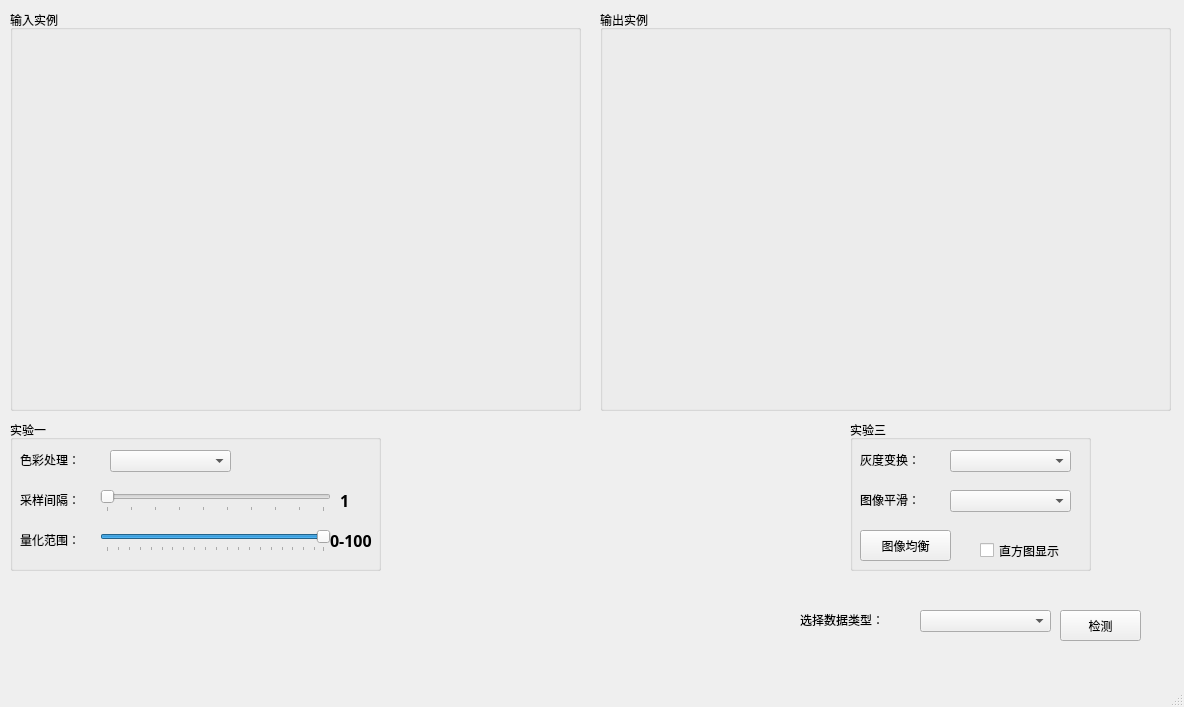
<?xml version="1.0" encoding="UTF-8"?>
<ui version="4.0">
 <class>MainWindow</class>
 <widget class="QMainWindow" name="MainWindow">
  <property name="geometry">
   <rect>
    <x>0</x>
    <y>0</y>
    <width>1184</width>
    <height>707</height>
   </rect>
  </property>
  <property name="windowTitle">
   <string>MainWindow</string>
  </property>
  <widget class="QWidget" name="centralwidget">
   <widget class="QGroupBox" name="groupBox_AftShow">
    <property name="geometry">
     <rect>
      <x>600</x>
      <y>10</y>
      <width>571</width>
      <height>401</height>
     </rect>
    </property>
    <property name="title">
     <string>输出实例</string>
    </property>
    <widget class="QLabel" name="label_AftPicShow">
     <property name="geometry">
      <rect>
       <x>10</x>
       <y>20</y>
       <width>551</width>
       <height>371</height>
      </rect>
     </property>
     <property name="text">
      <string/>
     </property>
    </widget>
   </widget>
   <widget class="QGroupBox" name="groupBox_PreShow">
    <property name="geometry">
     <rect>
      <x>10</x>
      <y>10</y>
      <width>571</width>
      <height>401</height>
     </rect>
    </property>
    <property name="title">
     <string>输入实例</string>
    </property>
    <widget class="QLabel" name="label_PrePicShow">
     <property name="geometry">
      <rect>
       <x>10</x>
       <y>20</y>
       <width>551</width>
       <height>371</height>
      </rect>
     </property>
     <property name="text">
      <string/>
     </property>
     <property name="scaledContents">
      <bool>true</bool>
     </property>
    </widget>
   </widget>
   <widget class="QGroupBox" name="groupBox">
    <property name="geometry">
     <rect>
      <x>10</x>
      <y>420</y>
      <width>371</width>
      <height>151</height>
     </rect>
    </property>
    <property name="font">
     <font>
      <family>Times New Roman</family>
     </font>
    </property>
    <property name="title">
     <string>实验一</string>
    </property>
    <widget class="QLabel" name="label_datatype_2">
     <property name="geometry">
      <rect>
       <x>10</x>
       <y>30</y>
       <width>81</width>
       <height>20</height>
      </rect>
     </property>
     <property name="text">
      <string>色彩处理：</string>
     </property>
    </widget>
    <widget class="QComboBox" name="comboBox_ColorDeal">
     <property name="geometry">
      <rect>
       <x>100</x>
       <y>30</y>
       <width>121</width>
       <height>22</height>
      </rect>
     </property>
     <item>
      <property name="text">
       <string/>
      </property>
     </item>
     <item>
      <property name="text">
       <string>反色处理</string>
      </property>
     </item>
     <item>
      <property name="text">
       <string>灰值化</string>
      </property>
     </item>
     <item>
      <property name="text">
       <string>Lab颜色模型</string>
      </property>
     </item>
     <item>
      <property name="text">
       <string>YCrCb颜色模型</string>
      </property>
     </item>
     <item>
      <property name="text">
       <string>HSI颜色模型</string>
      </property>
     </item>
    </widget>
    <widget class="QSlider" name="slider_ImgSample">
     <property name="geometry">
      <rect>
       <x>90</x>
       <y>70</y>
       <width>231</width>
       <height>22</height>
      </rect>
     </property>
     <property name="minimum">
      <number>1</number>
     </property>
     <property name="maximum">
      <number>10</number>
     </property>
     <property name="singleStep">
      <number>1</number>
     </property>
     <property name="orientation">
      <enum>Qt::Horizontal</enum>
     </property>
     <property name="tickPosition">
      <enum>QSlider::TicksBelow</enum>
     </property>
     <property name="tickInterval">
      <number>1</number>
     </property>
    </widget>
    <widget class="QLabel" name="label_datatype_3">
     <property name="geometry">
      <rect>
       <x>10</x>
       <y>70</y>
       <width>81</width>
       <height>20</height>
      </rect>
     </property>
     <property name="text">
      <string>采样间隔：</string>
     </property>
    </widget>
    <widget class="QLabel" name="label_sample">
     <property name="geometry">
      <rect>
       <x>330</x>
       <y>70</y>
       <width>31</width>
       <height>21</height>
      </rect>
     </property>
     <property name="font">
      <font>
       <family>Agency FB</family>
       <pointsize>12</pointsize>
       <weight>75</weight>
       <bold>true</bold>
      </font>
     </property>
     <property name="text">
      <string>1</string>
     </property>
    </widget>
    <widget class="QSlider" name="slider_ImgQuanty">
     <property name="geometry">
      <rect>
       <x>90</x>
       <y>110</y>
       <width>231</width>
       <height>22</height>
      </rect>
     </property>
     <property name="minimum">
      <number>1</number>
     </property>
     <property name="maximum">
      <number>100</number>
     </property>
     <property name="singleStep">
      <number>5</number>
     </property>
     <property name="value">
      <number>100</number>
     </property>
     <property name="orientation">
      <enum>Qt::Horizontal</enum>
     </property>
     <property name="tickPosition">
      <enum>QSlider::TicksBelow</enum>
     </property>
     <property name="tickInterval">
      <number>5</number>
     </property>
    </widget>
    <widget class="QLabel" name="label_datatype_4">
     <property name="geometry">
      <rect>
       <x>10</x>
       <y>110</y>
       <width>81</width>
       <height>20</height>
      </rect>
     </property>
     <property name="text">
      <string>量化范围：</string>
     </property>
    </widget>
    <widget class="QLabel" name="label_quanty">
     <property name="geometry">
      <rect>
       <x>320</x>
       <y>110</y>
       <width>51</width>
       <height>21</height>
      </rect>
     </property>
     <property name="font">
      <font>
       <family>Agency FB</family>
       <pointsize>12</pointsize>
       <weight>75</weight>
       <bold>true</bold>
      </font>
     </property>
     <property name="text">
      <string>0-100</string>
     </property>
    </widget>
   </widget>
   <widget class="QLabel" name="label_datatype">
    <property name="geometry">
     <rect>
      <x>800</x>
      <y>610</y>
      <width>121</width>
      <height>20</height>
     </rect>
    </property>
    <property name="text">
     <string>选择数据类型：</string>
    </property>
   </widget>
   <widget class="QComboBox" name="comboBox_SelectData">
    <property name="geometry">
     <rect>
      <x>920</x>
      <y>610</y>
      <width>131</width>
      <height>22</height>
     </rect>
    </property>
    <item>
     <property name="text">
      <string/>
     </property>
    </item>
    <item>
     <property name="text">
      <string>读入图像</string>
     </property>
    </item>
    <item>
     <property name="text">
      <string>读入本地视频</string>
     </property>
    </item>
   </widget>
   <widget class="QPushButton" name="pushButton_VideoDisplay">
    <property name="geometry">
     <rect>
      <x>1060</x>
      <y>610</y>
      <width>81</width>
      <height>31</height>
     </rect>
    </property>
    <property name="text">
     <string>检测</string>
    </property>
   </widget>
   <widget class="QGroupBox" name="groupBox_3">
    <property name="geometry">
     <rect>
      <x>850</x>
      <y>420</y>
      <width>241</width>
      <height>151</height>
     </rect>
    </property>
    <property name="title">
     <string>实验三</string>
    </property>
    <widget class="QLabel" name="label_datatype_12">
     <property name="geometry">
      <rect>
       <x>10</x>
       <y>30</y>
       <width>81</width>
       <height>20</height>
      </rect>
     </property>
     <property name="text">
      <string>灰度变换：</string>
     </property>
    </widget>
    <widget class="QComboBox" name="comboBox_GrayDeal">
     <property name="geometry">
      <rect>
       <x>100</x>
       <y>30</y>
       <width>121</width>
       <height>22</height>
      </rect>
     </property>
     <item>
      <property name="text">
       <string/>
      </property>
     </item>
     <item>
      <property name="text">
       <string>线性变换</string>
      </property>
     </item>
     <item>
      <property name="text">
       <string>对数变换</string>
      </property>
     </item>
     <item>
      <property name="text">
       <string>指数变换</string>
      </property>
     </item>
     <item>
      <property name="text">
       <string>幂律变换</string>
      </property>
     </item>
    </widget>
    <widget class="QPushButton" name="pushButton_HistEqual">
     <property name="geometry">
      <rect>
       <x>10</x>
       <y>110</y>
       <width>91</width>
       <height>31</height>
      </rect>
     </property>
     <property name="text">
      <string>图像均衡</string>
     </property>
    </widget>
    <widget class="QCheckBox" name="checkBox_hist">
     <property name="geometry">
      <rect>
       <x>130</x>
       <y>120</y>
       <width>81</width>
       <height>21</height>
      </rect>
     </property>
     <property name="text">
      <string>直方图显示</string>
     </property>
    </widget>
    <widget class="QLabel" name="label_datatype_13">
     <property name="geometry">
      <rect>
       <x>10</x>
       <y>70</y>
       <width>81</width>
       <height>20</height>
      </rect>
     </property>
     <property name="text">
      <string>图像平滑：</string>
     </property>
    </widget>
    <widget class="QComboBox" name="comboBox_ImgSmooth">
     <property name="geometry">
      <rect>
       <x>100</x>
       <y>70</y>
       <width>121</width>
       <height>22</height>
      </rect>
     </property>
     <item>
      <property name="text">
       <string/>
      </property>
     </item>
     <item>
      <property name="text">
       <string>邻域平均滤波</string>
      </property>
     </item>
     <item>
      <property name="text">
       <string>中值滤波</string>
      </property>
     </item>
    </widget>
   </widget>
  </widget>
  <widget class="QMenuBar" name="menubar">
   <property name="geometry">
    <rect>
     <x>0</x>
     <y>0</y>
     <width>1184</width>
     <height>30</height>
    </rect>
   </property>
  </widget>
  <widget class="QStatusBar" name="statusbar"/>
 </widget>
 <resources/>
 <connections>
  <connection>
   <sender>comboBox_SelectData</sender>
   <signal>currentIndexChanged(int)</signal>
   <receiver>MainWindow</receiver>
   <slot>onbuttonclick_selectDataType()</slot>
   <hints>
    <hint type="sourcelabel">
     <x>990</x>
     <y>674</y>
    </hint>
    <hint type="destinationlabel">
     <x>6</x>
     <y>632</y>
    </hint>
   </hints>
  </connection>
  <connection>
   <sender>comboBox_ColorDeal</sender>
   <signal>currentIndexChanged(int)</signal>
   <receiver>MainWindow</receiver>
   <slot>oncombox_selectColorType()</slot>
   <hints>
    <hint type="sourcelabel">
     <x>169</x>
     <y>484</y>
    </hint>
    <hint type="destinationlabel">
     <x>461</x>
     <y>587</y>
    </hint>
   </hints>
  </connection>
  <connection>
   <sender>slider_ImgSample</sender>
   <signal>valueChanged(int)</signal>
   <receiver>MainWindow</receiver>
   <slot>onslide_imgSample()</slot>
   <hints>
    <hint type="sourcelabel">
     <x>119</x>
     <y>524</y>
    </hint>
    <hint type="destinationlabel">
     <x>430</x>
     <y>562</y>
    </hint>
   </hints>
  </connection>
  <connection>
   <sender>slider_ImgQuanty</sender>
   <signal>valueChanged(int)</signal>
   <receiver>MainWindow</receiver>
   <slot>onslide_imgQuanty()</slot>
   <hints>
    <hint type="sourcelabel">
     <x>181</x>
     <y>564</y>
    </hint>
    <hint type="destinationlabel">
     <x>233</x>
     <y>678</y>
    </hint>
   </hints>
  </connection>
  <connection>
   <sender>pushButton_VideoDisplay</sender>
   <signal>clicked()</signal>
   <receiver>MainWindow</receiver>
   <slot>onbuttonclick_videodisplay()</slot>
   <hints>
    <hint type="sourcelabel">
     <x>1130</x>
     <y>672</y>
    </hint>
    <hint type="destinationlabel">
     <x>1133</x>
     <y>604</y>
    </hint>
   </hints>
  </connection>
  <connection>
   <sender>comboBox_GrayDeal</sender>
   <signal>currentIndexChanged(int)</signal>
   <receiver>MainWindow</receiver>
   <slot>oncombox_selectGrayDeal()</slot>
   <hints>
    <hint type="sourcelabel">
     <x>962</x>
     <y>484</y>
    </hint>
    <hint type="destinationlabel">
     <x>839</x>
     <y>464</y>
    </hint>
   </hints>
  </connection>
  <connection>
   <sender>pushButton_HistEqual</sender>
   <signal>clicked()</signal>
   <receiver>MainWindow</receiver>
   <slot>onbutttonclick_histEqual()</slot>
   <hints>
    <hint type="sourcelabel">
     <x>912</x>
     <y>573</y>
    </hint>
    <hint type="destinationlabel">
     <x>844</x>
     <y>434</y>
    </hint>
   </hints>
  </connection>
  <connection>
   <sender>comboBox_ImgSmooth</sender>
   <signal>currentIndexChanged(int)</signal>
   <receiver>MainWindow</receiver>
   <slot>oncombox_selectConvType()</slot>
   <hints>
    <hint type="sourcelabel">
     <x>997</x>
     <y>513</y>
    </hint>
    <hint type="destinationlabel">
     <x>1080</x>
     <y>439</y>
    </hint>
   </hints>
  </connection>
 </connections>
 <slots>
  <signal>clicked()</signal>
  <slot>onbuttonclick_picdetect()</slot>
  <slot>onbuttonclick_videodetect()</slot>
  <slot>onbuttonclick_selectDataType()</slot>
  <slot>onbuttonclick_videodisplay()</slot>
  <slot>onbuttonclick_videopause()</slot>
  <slot>onbuttonclick_selectDetect()</slot>
  <slot>oncombox_selectColorType()</slot>
  <slot>onslide_imgSample()</slot>
  <slot>onslide_imgQuanty()</slot>
  <slot>onslide_imgZoom()</slot>
  <slot>onslide_imgTranslation()</slot>
  <slot>onslide_imgRotation()</slot>
  <slot>onbuttonclick_cardCrrection()</slot>
  <slot>onbuttonclick_imgMirror()</slot>
  <slot>oncombox_selectGrayDeal()</slot>
  <slot>onbutttonclick_histEqual()</slot>
  <slot>oncombox_selectConvType()</slot>
 </slots>
</ui>
